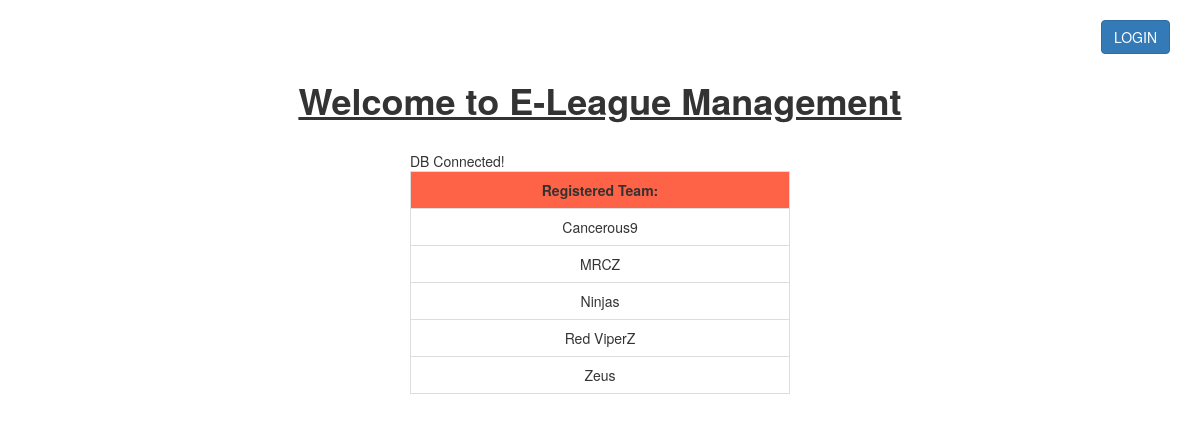
Screenshot of /E_League/index.php with the database file from the repository.
### tables this page shows
CREATE TABLE `team` (
  `team_name` varchar(50) NOT NULL,
  `game_name` varchar(50) NOT NULL,
  `country` varchar(50) NOT NULL,
  `game_type` varchar(50) NOT NULL,
  `tournament_name` varchar(50) NOT NULL
);

### E_League/index.php (the view, shortened to what this page needs)
<!DOCTYPE html>
<html lang="en">
  <head>
    <link href="css/bootstrap.min.css" rel="stylesheet">
  </head>
  <body>
    <div class="container">
      <br>
      <a class="btn btn-primary pull-right" href= "http://localhost/e_league/admin/login.php"> LOGIN </a>
      <br><br>
      <h1 class="text-center"> <b> <u>Welcome to E-League Management</b> </u> </h1>
    </div>
    <br>
    <div class="row">
      <div class="col-sm-4 col-sm-offset-4">
        <form action="" method="POST">
          <table class= "table table-bordered">
              <th class="text-center" style="background-color:#ff6347;"><lebel for="roll"> Registered Team: </lebel> </th>
            <tr> <?php
            require_once './admin/dbcon.php';
              $db_sinfo = mysqli_query($link, "SELECT DISTINCT team_name FROM team");
              while($row =  mysqli_fetch_assoc($db_sinfo)){ ?>
                <tr>
                  <td class="text-center"> <?php echo $row['team_name']; ?> </td>
                </tr> <?php
              }
              ?>
            </tr>
          </table>
        </form>
            </div>
          </div>
  </body>
</html>

### rows the page displays
team: team_name "Cancerous9"
team: team_name "MRCZ"
team: team_name "Ninjas"
team: team_name "Red ViperZ"
team: team_name "Zeus"
